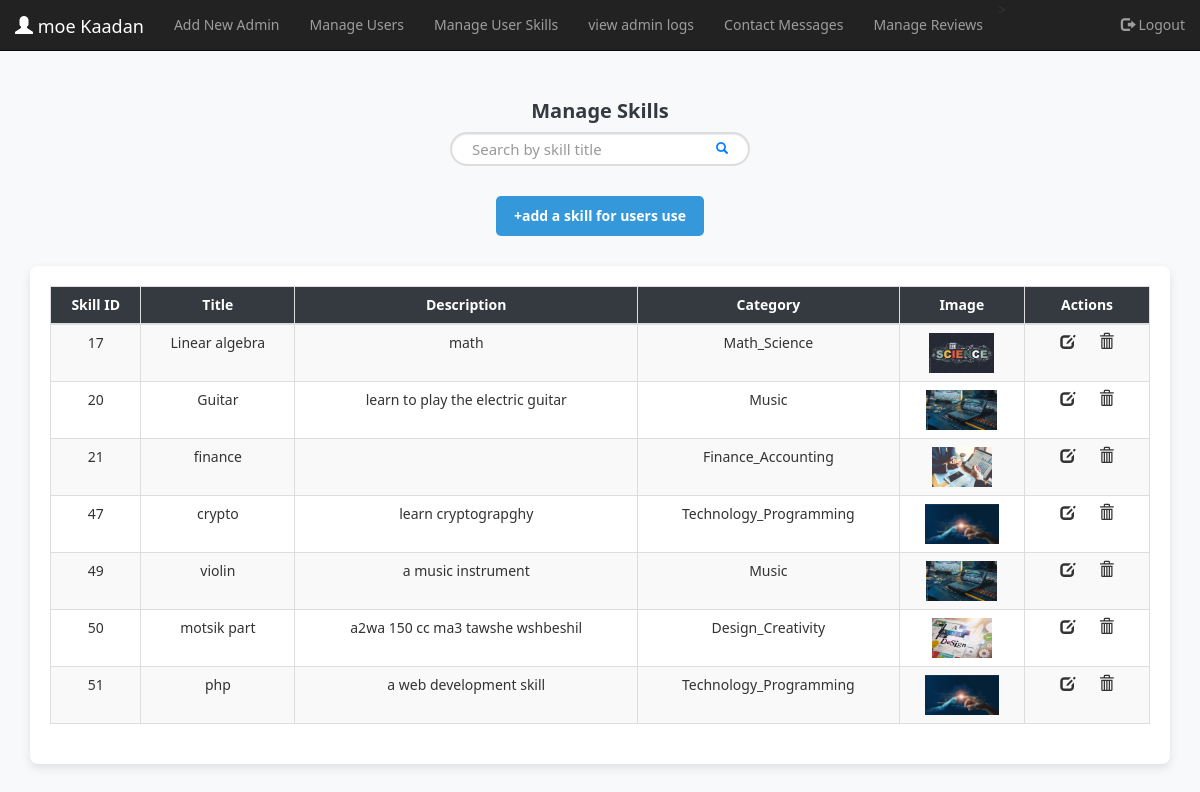
Screenshot of /Admin/manageSkills.php (signed in) with the database file from the repository.
### tables this page shows
CREATE TABLE `skill` (
  `skill_id` int(11) NOT NULL,
  `title` varchar(100) DEFAULT NULL,
  `description` text DEFAULT NULL,
  `skill_category` text NOT NULL,
  `image_url` varchar(255) DEFAULT NULL
);

### Admin/manageSkills.php (the view, shortened to what this page needs)
<?php
include '../connection.php';
$adminName = $_SESSION['admin_name'];
$searchQuery = '';
$stmt = $conn->prepare("SELECT * FROM skill WHERE title LIKE :searchQuery");
$stmt->execute(['searchQuery' => '%' . $searchQuery . '%']);
$skills = $stmt->fetchAll(PDO::FETCH_ASSOC);
?>
<!DOCTYPE html>
<html lang="en">
<head>
    <link rel="stylesheet" href="https://maxcdn.bootstrapcdn.com/bootstrap/3.4.1/css/bootstrap.min.css">
</head>
<body>
<nav class="navbar navbar-inverse navbar-fixed-top">
    <div class="container-fluid">
        <div class="navbar-header">
            <a class="navbar-brand" href="panel.php"><span class="glyphicon glyphicon-user"></span> <?= htmlspecialchars($adminName) ?></a>
        </div>
        <div class="collapse navbar-collapse" id="adminNavbar">
            <ul class="nav navbar-nav">
            <li><a href="addadmin.php">Add New Admin</a></li>
                <li><a href="manageuser.php">Manage Users</a></li>
                <li ><a href="manageuser_skill.php">Manage User Skills</a></li>
                <li><a href="viewadminlogs.php">view admin logs </a></li>
                <li><a href="contact_management.php">Contact Messages</a></li>
                <li><a href="review_management.php">Manage Reviews</a></li>>
            </ul>
            <ul class="nav navbar-nav navbar-right">
                <li><a href="adminlogout.php"><span class="glyphicon glyphicon-log-out"></span> Logout</a></li>
            </ul>
        </div>
    </div>
</nav>
<div class="container">
    <h2>Manage Skills</h2>
    <div class="search-bar-container">
        <form method="GET" action="manageskills.php" class="search-bar">
            <input type="text" name="search" class="form-control" placeholder="Search by skill title" value="<?= htmlspecialchars($searchQuery) ?>" />
            <button type="submit" class="btn"><span class="glyphicon glyphicon-search"></span></button>
        </form>
    </div>
    <div style="display: flex; justify-content: center; align-items: center; margin-bottom: 20px;">
    <a href="addskill.php" style="
        padding: 10px 18px;
        background-color: #3498db;
        color: white;
        text-decoration: none;
        border-radius: 5px;
        font-weight: bold;
        transition: background-color 0.3s ease;
    " onmouseover="this.style.backgroundColor='#2980b9'" onmouseout="this.style.backgroundColor='#3498db'">
        +add a skill for users use
    </a>
</div>
    <div class="table-container">
        <div class="table-responsive">
            <table class="table table-bordered table-striped">
                <thead>
                <tr>
                    <th>Skill ID</th>
                    <th>Title</th>
                    <th>Description</th>
                    <th>Category</th>
                    <th>Image</th>
                    <th>Actions</th>
                </tr>
                </thead>
                <tbody>
                <?php foreach ($skills as $skill): ?>
                    <tr>
                        <td><?= htmlspecialchars($skill['skill_id']) ?></td>
                        <td><?= htmlspecialchars($skill['title']) ?></td>
                        <td><?= htmlspecialchars($skill['description']) ?></td>
                        <td><?= htmlspecialchars($skill['skill_category']) ?></td>
                        <td><img src="<?= htmlspecialchars($skill['image_url']) ?>" alt="Skill Image" style="height:40px;"></td>
                        <td class="action-icons">
                            <i class="glyphicon glyphicon-edit" title="Update" onclick="window.location.href='updateskill.php?id=<?= $skill['skill_id'] ?>'"></i>
                            <i class="glyphicon glyphicon-trash" title="Delete" onclick="window.location.href='deleteskill.php?id=<?= $skill['skill_id'] ?>'"></i>
                        </td>
                    </tr>
                <?php endforeach; ?>
                </tbody>
            </table>
        </div>
    </div>
</div>
</body>
</html>

### Admin/manageSkills.php (style rules this page uses)
body { padding-top: 70px; background-color: #f8f9fa; font-family: 'Segoe UI', sans-serif; }
.table-container { margin-top: 30px; padding: 20px; background-color: #ffffff; border-radius: 8px; box-shadow: 0 4px 10px rgba(0, 0, 0, 0.1); }
.table th, .table td { text-align: center; vertical-align: middle; }
.table th { background-color: #343a40; color: #fff; }
.action-icons i { font-size: 1.5rem; margin: 0 10px; cursor: pointer; transition: color 0.3s ease-in-out; }
h2 { font-size: 2rem; font-weight: bold; color: #343a40; text-align: center; margin-top: 30px; }
.search-bar-container { text-align: center; margin-bottom: 30px; }
.search-bar { position: relative; width: 100%; max-width: 300px; margin: 0 auto; }
.search-bar input { width: 100%; padding: 12px 20px; font-size: 15px; border: 2px solid #ddd; border-radius: 30px; outline: none; transition: all 0.3s ease-in-out; }
.search-bar button { position: absolute; top: 50%; right: 10px; transform: translateY(-50%); background-color: transparent; border: none; color: #007bff; font-size: 1.2rem; cursor: pointer; transition: color 0.3s ease; }

### rows the page displays
skill: skill_id "17", title "Linear algebra", description "math", skill_category "Math_Science", image_url (picture)
skill: skill_id "20", title "Guitar", description "learn to play the electric guitar", skill_category "Music", image_url (picture)
skill: skill_id "21", title "finance", skill_category "Finance_Accounting", image_url (picture)
skill: skill_id "47", title "crypto", description "learn cryptograpghy", skill_category "Technology_Programming", image_url (picture)
skill: skill_id "49", title "violin", description "a music instrument", skill_category "Music", image_url (picture)
skill: skill_id "50", title "motsik part", description "a2wa 150 cc ma3 tawshe wshbeshil", skill_category "Design_Creativity", image_url (picture)
skill: skill_id "51", title "php", description "a web development skill", skill_category "Technology_Programming", image_url (picture)

### other values shown
$adminName "moe Kaadan"
